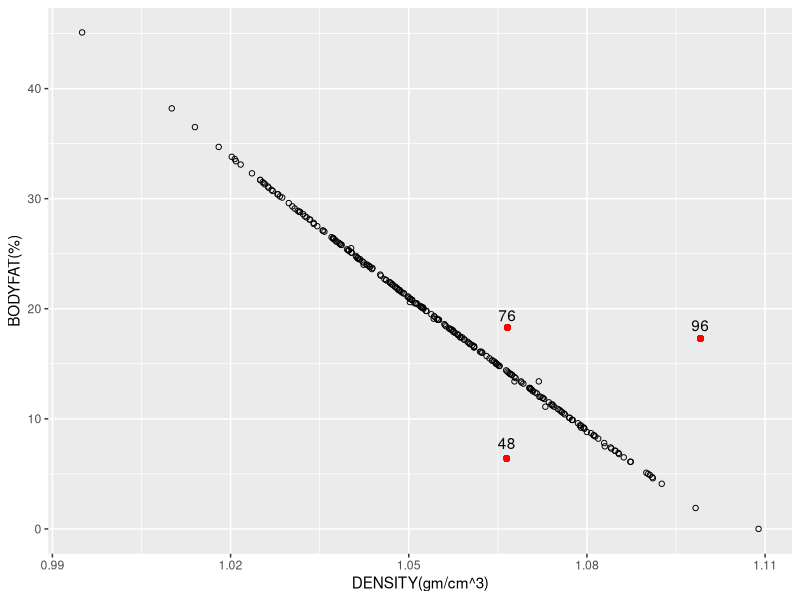
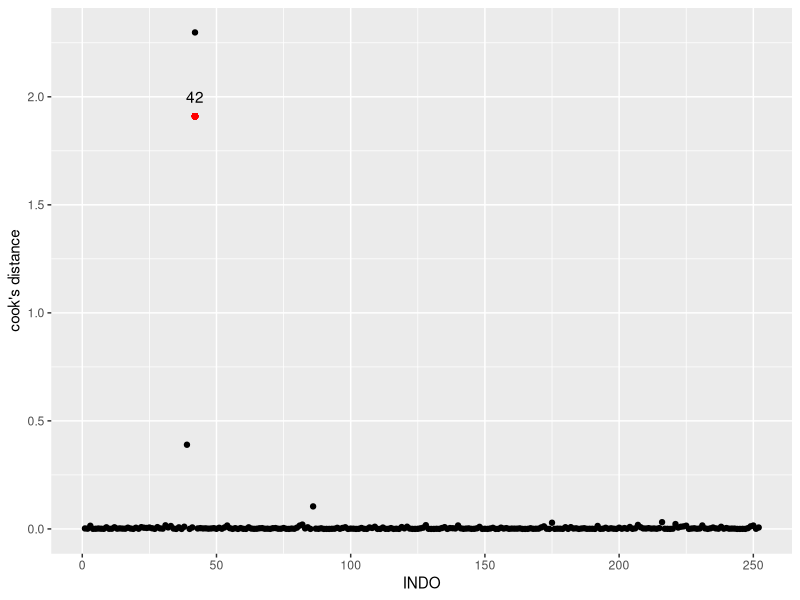
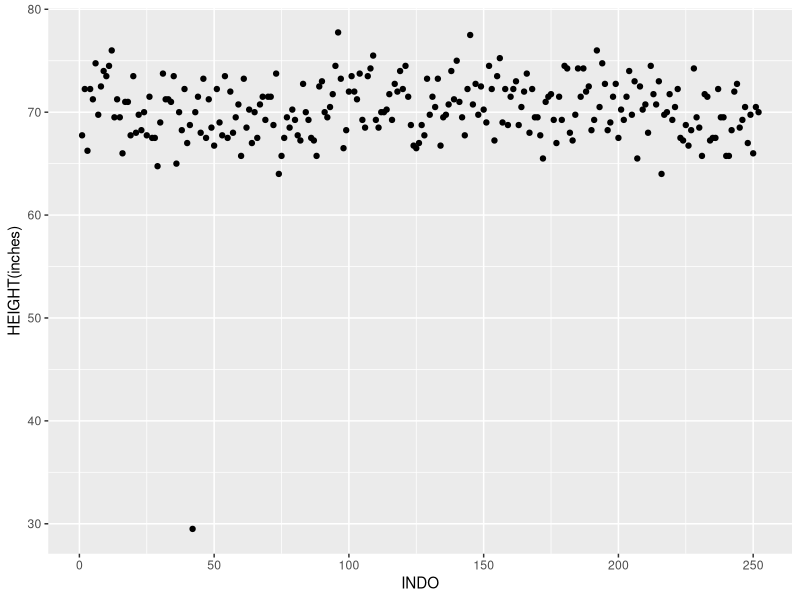
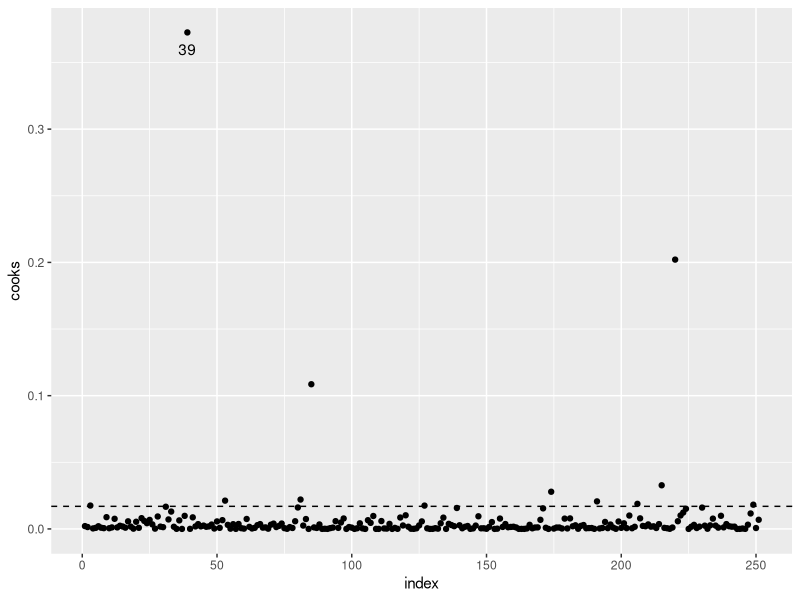
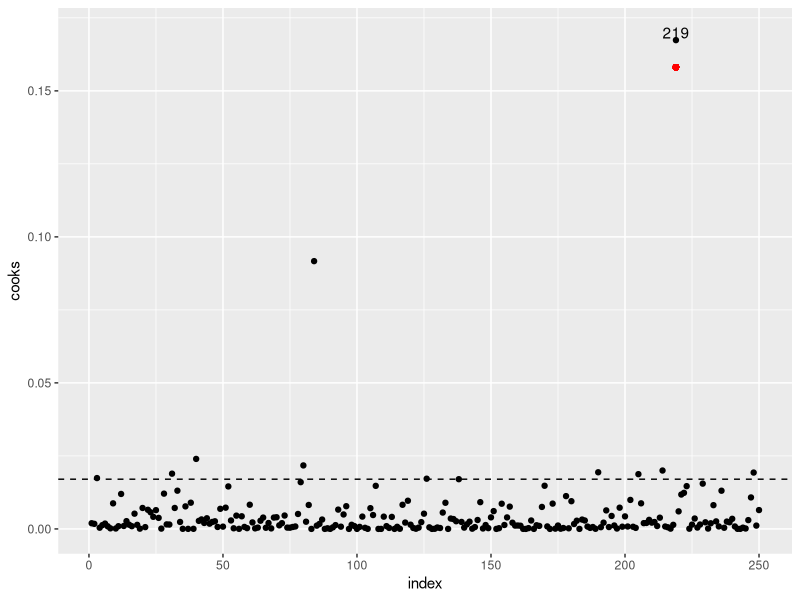
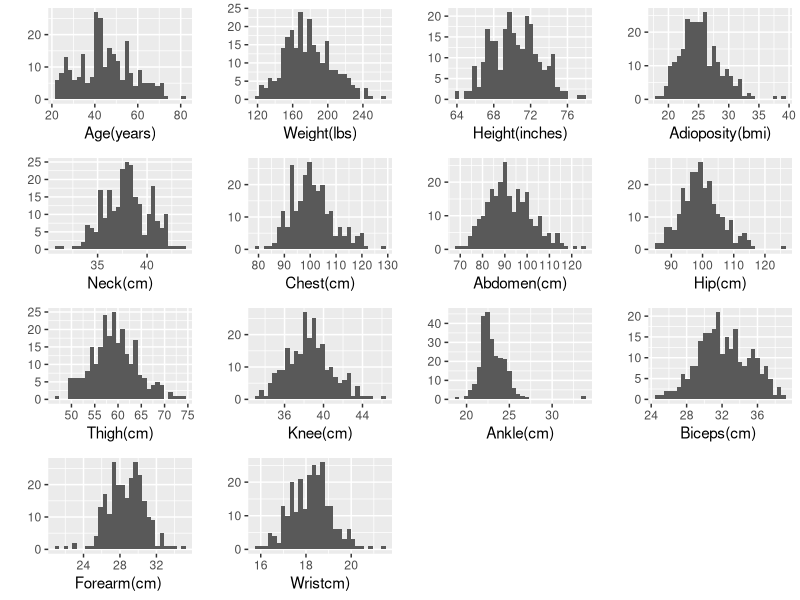
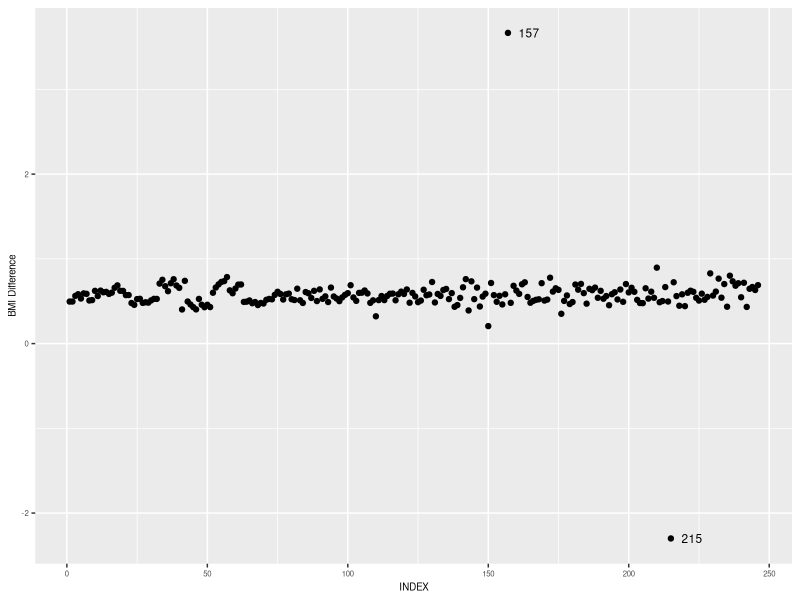
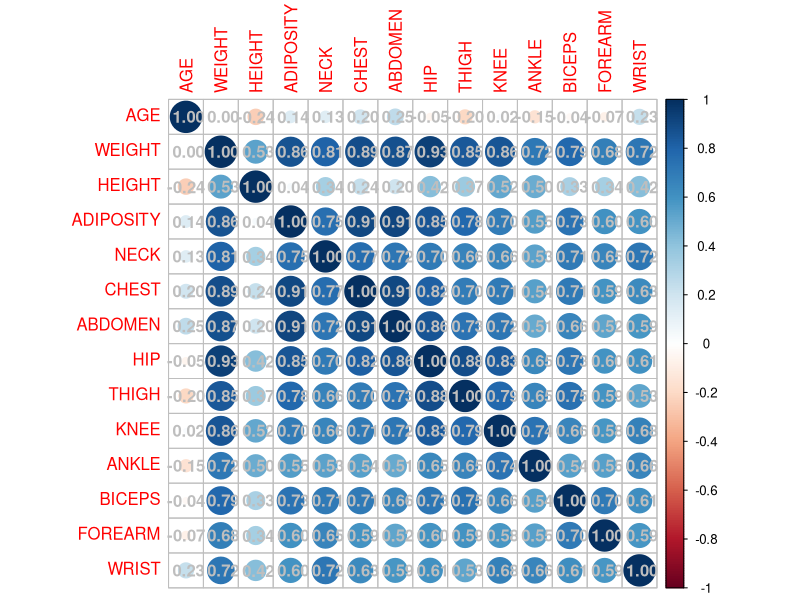

These figures' R source, in order:
library(corrplot)
library(ggplot2)
library(dplyr)
library(gridExtra)
library(caret)
library(leaps)
library(MASS)
library(car)
#load the package we required
setwd("~/Desktop/module1")

data<-read.csv("BodyFat.csv",header = T)
summary(data)

pic1<-ggplot(data,aes(x=DENSITY,y=BODYFAT))+geom_point(shape=21)+xlab("DENSITY(gm/cm^3)")+ylab("BODYFAT(%)")+geom_point(aes(x=1.0991,y=17.3),colour="red")+geom_point(aes(x=1.0665,y=6.4),colour="red")+ 
  geom_point(aes(x=1.0666,y=18.3),colour="red")+ annotate("text",x=1.0991,y=18.5,label="96")+ annotate("text",x=1.0665,y=7.8,label="48")+annotate("text",x=1.0666,y=19.4,label="76")
print(pic1)

find_outlier<-function(a,b){
  dif<-((495/a-450)-b)^2
  return(order(dif,decreasing = T)[1:3])
}
find_outlier(data$DENSITY,data$BODYFAT)
data[c(96,48,76),]
data[48,2]<-14.14
data[76,2]<-14.09

data<-data[,-c(1,3)]#delete the index column and the density column, because we don't need them when building our model

#firstly,we build a linear model to check if there is any outliers which need to be eliminated
m1<-lm(BODYFAT~.,data)#firstly,we build a linear model to check if there is any outliers which need to be eliminated
which.max(cooks.distance(m1))#check the most influence point
d1<-data.frame(index=as.numeric(1:252),cooks=as.numeric(cooks.distance(m1)))
pic2<-ggplot(d1,aes(x=index,y=cooks))+geom_point()+annotate("text",x=42,y=2,label="42")+geom_point(x=42,y=1.910141,colour="red")+
  xlab("INDO")+ylab("cook's distance")
print(pic2)#we find 42 is a high influence poin
#we find 42 is a high influence point

data[42,]#shortest guy
pic3<-ggplot(data,aes(x=1:252,y=HEIGHT))+geom_point()+xlab("INDO")+ylab("HEIGHT(inches)")#we think the error is made 
#because a typo from the plot because it seperates so far from others
print(pic3)
data<-data[-42,]#delete the shortest guy
m2<-lm(BODYFAT~.,data)
which.max(cooks.distance(m2))
d2<-data.frame(index=as.numeric(1:251),cooks=as.numeric(cooks.distance(m2)))
pic4<-ggplot(d2,aes(x=index,y=cooks))+geom_point()+annotate("text",x=39,y=0.36,label="39")+geom_point(x=39,y=0.3956833,colour="red")+geom_hline(yintercept=4/(251-15),lty=2)
print(pic4)
data[39,]#this guy is really very fat
data<-data[-39,]#delete it becasue this man is too fat
m3<-lm(BODYFAT~.,data)
which.max(cooks.distance(m3))
d3<-data.frame(index=as.numeric(1:250),cooks=as.numeric(cooks.distance(m3)))
pic3<-ggplot(d3,aes(x=index,y=cooks))+geom_point()+annotate("text",x=219,y=0.17,label="219")+geom_point(x=219,y=0.1580923,colour="red")+geom_hline(yintercept=4/(250-15),lty=2)
print(pic3)
data[219,]#we reatin it, because his values are all in the range, not extreme value
#Then we want to draw the distribution of each covariates which may be used in our model
p1<-qplot(data$AGE,bins = 30)+xlab("Age(years)")
p2<-qplot(data$WEIGHT,bins = 30)+xlab("Weight(lbs)")
p3<-qplot(data$HEIGHT,bins = 30)+xlab("Height(inches)")
p4<-qplot(data$ADIPOSITY,bins = 30)+xlab("Adioposity(bmi)")
p5<-qplot(data$NECK,bins = 30)+xlab("Neck(cm)")
p6<-qplot(data$CHEST,bins = 30)+xlab("Chest(cm)")
p7<-qplot(data$ABDOMEN,bins = 30)+xlab("Abdomen(cm)")
p8<-qplot(data$HIP,bins = 30)+xlab("Hip(cm)")
p9<-qplot(data$THIGH,bins = 30)+xlab("Thigh(cm)")
p10<-qplot(data$KNEE,bins = 30)+xlab("Knee(cm)")
p11<-qplot(data$ANKLE,bins = 30)+xlab("Ankle(cm)")
p12<-qplot(data$BICEPS,bins = 30)+xlab("Biceps(cm) ")
p13<-qplot(data$FOREARM,bins = 30)+xlab("Forearm(cm) ")
p14<-qplot(data$WRIST,bins = 30)+xlab("Wristcm)")
grid.arrange(p1,p2,p3,p4,p5,p6,p7,p8,p9,p10,p11,p12,p13,p14,ncol=4)
which.max(data$WEIGHT)
#for age
data[which.max(data$AGE),]
which.max(data$AGE)#too old, we may delete it
#for hip
data[which.max(data$HIP),]#he is also the fatest person, but his hip is too big, and this will gain the 
#weight of hip in our model, which will make our model not robust
which.max(data$HIP)
#for ankle
data[data$ANKLE>30,]#They are not very fat, but has a fat ankle, which is abnormal
which(data$ANKLE>30)
data<-data[-c(31,40,77,84),]
BMI <- (0.45*data$WEIGHT)/((0.025*data$HEIGHT)^2)
diff <- BMI - data$ADIPOSITY
d <- data.frame(cbind(index = seq(nrow(data)), diff))
pic6<-ggplot(d, aes(index,diff, label = index)) + geom_point() + xlab('INDEX') + ylab('BMI Difference') + theme(text = element_text(size = 7), element_line(size = 0.1), plot.title = element_text(hjust = 0.5))+ 
  geom_text(aes(label = ifelse(abs(diff) > 2, as.character(index),''), hjust = -0.5, vjust = 0.5), size = 3)
print(pic6)
data<-data[-c(157,215),]
dim(data)#after data cleaning process, w ehave 244 observations in total, and then we will divide them into 5 fold using 
#stratified sampling, and make the size of each fold as equal as possible
data1<-data%>%arrange(BODYFAT)
data1$index=1:244
d1<-data1[which(data1$index%%5==1),]#49*16
d2<-data1[which(data1$index%%5==2),]#49*16
d3<-data1[which(data1$index%%5==3),]#49*16
d4<-data1[which(data1$index%%5==4),]#49*16
d5<-data1[which(data1$index%%5==0),]#48*16
d1<-d1[,-16]
d2<-d2[,-16]
d3<-d3[,-16]#delete index column
d4<-d4[,-16]
d5<-d5[,-16]
model_data<-rbind(d1,d2,d3,d4,d5)#combine them into one data
model_data<-model_data[,-5]

str(model_data)
set.seed(999)
train.control <- trainControl(method = "cv", number = 10)
back.model <- train(BODYFAT ~., data = model_data,
                    method = "leapBackward", 
                    tuneGrid = data.frame(nvmax = 1:5),
                    trControl = train.control
)
back.model$results
summary(back.model$finalModel)#height,chest,abdomen,wrist
for.model <- train(BODYFAT ~., data = model_data,
                   method = "leapForward", 
                   tuneGrid = data.frame(nvmax = 1:5),
                   trControl = train.control
)
for.model$results
summary(for.model$finalModel)#weight,abdomen,biceps,wrist
both.model <- train(BODYFAT ~., data = model_data,
                    method = "leapSeq", 
                    tuneGrid = data.frame(nvmax = 1:5),
                    trControl = train.control
)
both.model$results
summary(both.model$finalModel)#weight,abdomen
corrplot(cor(data[,-1]),addCoef.col = "grey")
mse_back<-rep(0,5)
mse_for<-rep(0,5)
mse_both<-rep(0,5)
for(i in 1:5){
  if(i==5){
    test_data<-model_data[197:244,]
    train_data<-model_data[-(197:244),]
  }else{
    test_data<-model_data[((49*i-48):(49*i)),]
    train_data<-model_data[-((49*i-48):(49*i)),]
  }
  model_back<-lm(BODYFAT~WEIGHT+FOREARM+ABDOMEN+WRIST,data=train_data)
  model_for<-lm(BODYFAT~WEIGHT+ABDOMEN,data=train_data)
  model_both<-lm(BODYFAT~WEIGHT+ABDOMEN+WRIST,data=train_data)
  pre_back<-predict(model_back,newdata=test_data)
  pre_for<-predict(model_for,newdata=test_data)
  pre_both<-predict(model_both,newdata=test_data)
  mse_back[i]=sum((pre_back-test_data$BODYFAT)^2)/(nrow(test_data))
  mse_for[i]=sum((pre_for-test_data$BODYFAT)^2)/(nrow(test_data))
  mse_both[i]=sum((pre_both-test_data$BODYFAT)^2)/(nrow(test_data))
}
mean(mse_back)
mean(mse_for)
mean(mse_both)
#so we will choose the backward model with DENSITY~HEIGHT+CHEST+ABDOMEN+WRIST
final_model<-lm(BODYFAT~WEIGHT+FOREARM+ABDOMEN+WRIST,data=model_data)
par(mfrow=c(1,2))
plot(final_model,which=2)
plot(residuals(final_model))
par(mfrow=c(1,1))
summary(final_model)
vif(final_model)
